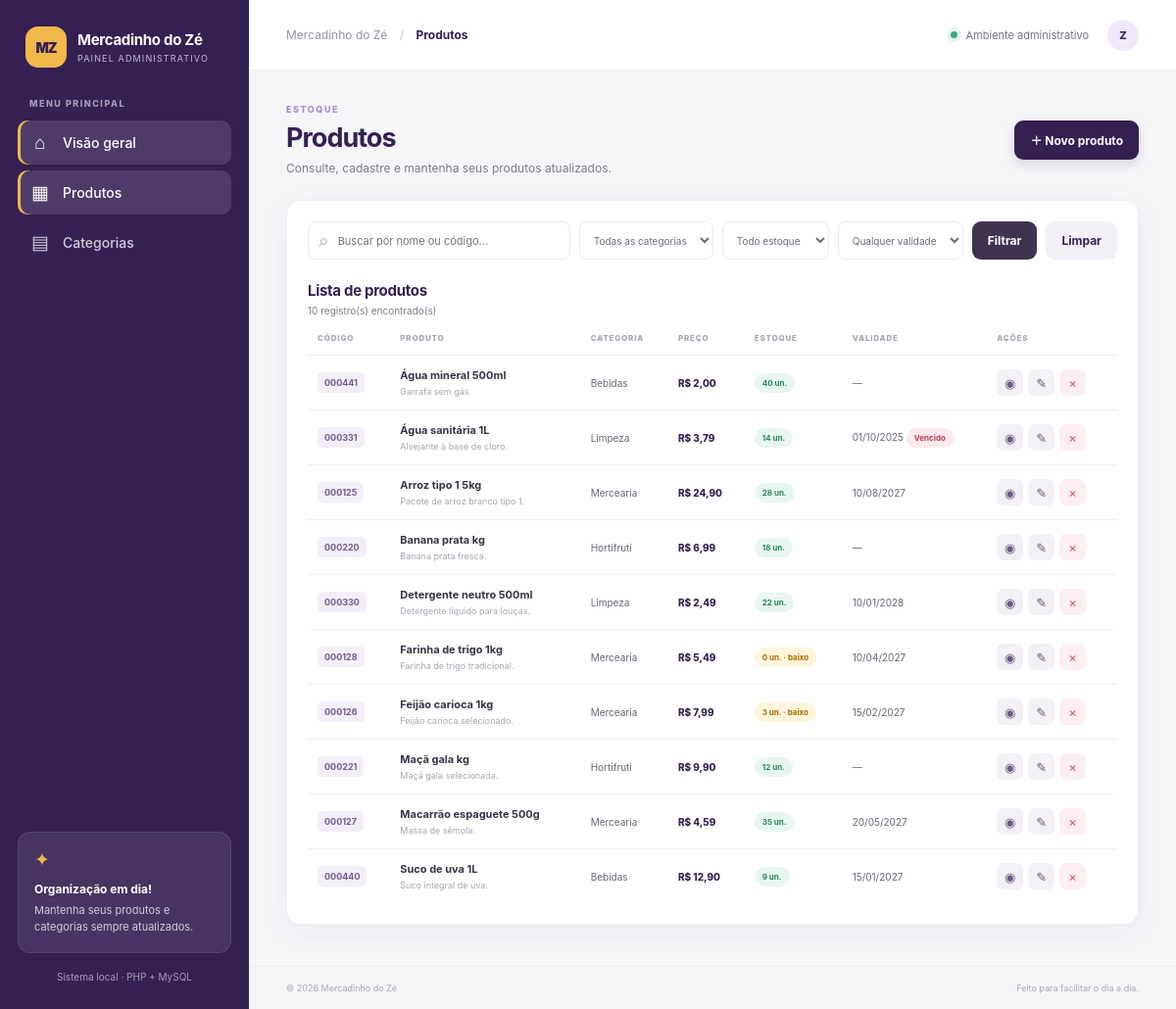
The app's page /produtos/index.php with its own data.
### tables this page shows
CREATE TABLE IF NOT EXISTS produtos (
    id INT AUTO_INCREMENT PRIMARY KEY,
    codigo VARCHAR(30) NOT NULL UNIQUE,
    nome VARCHAR(120) NOT NULL,
    descricao TEXT NULL,
    categoria_id INT NOT NULL,
    preco DECIMAL(10,2) NOT NULL,
    estoque INT NOT NULL DEFAULT 0,
    estoque_minimo INT NOT NULL DEFAULT 0,
    validade DATE NULL,
    CONSTRAINT fk_produtos_categorias FOREIGN KEY (categoria_id)
        REFERENCES categorias(id) ON DELETE RESTRICT ON UPDATE CASCADE,
    CONSTRAINT chk_preco_positivo CHECK (preco > 0),
    CONSTRAINT chk_estoque_nao_negativo CHECK (estoque >= 0),
    CONSTRAINT chk_estoque_min_nao_negativo CHECK (estoque_minimo >= 0)
);

CREATE TABLE IF NOT EXISTS categorias (
    id INT AUTO_INCREMENT PRIMARY KEY,
    nome VARCHAR(80) NOT NULL UNIQUE,
    descricao VARCHAR(255) NULL
);

### includes/functions.php (called while the page is built, shortened)
<?php
function e($valor): string {
    return htmlspecialchars((string)($valor ?? ''), ENT_QUOTES, 'UTF-8');
}
function dinheiro($valor): string {
    return 'R$ ' . number_format((float)$valor, 2, ',', '.');
}

### produtos/index.php (the view, shortened to what this page needs)
<?php
require_once __DIR__ . '/../config/database.php';
$busca=trim($_GET['busca'] ?? ''); $categoria=(int)($_GET['categoria'] ?? 0); $estoque=$_GET['estoque'] ?? ''; $validade=$_GET['validade'] ?? '';
$sql='SELECT p.*, c.nome AS categoria FROM produtos p JOIN categorias c ON c.id=p.categoria_id WHERE 1=1'; $params=[];
$sql.=' ORDER BY p.nome'; $stmt=$pdo->prepare($sql);$stmt->execute($params);$produtos=$stmt->fetchAll();
require __DIR__.'/../includes/header.php';
?>
<div class="welcome-row"><div><div class="eyebrow">ESTOQUE</div><h1>Produtos</h1><p class="muted">Consulte, cadastre e mantenha seus produtos atualizados.</p></div><a class="btn btn-primary" href="form.php">＋ Novo produto</a></div>
<section class="panel"><form class="filters" method="get"><div class="search-box"><span>⌕</span><input type="search" name="busca" placeholder="Buscar por nome ou código..." value="<?= e($busca) ?>"></div><select name="categoria"><option value="0">Todas as categorias</option></select><select name="estoque"><option value="">Todo estoque</option></select><select name="validade"><option value="">Qualquer validade</option></select><button class="btn btn-dark" type="submit">Filtrar</button><a class="btn btn-light" href="index.php">Limpar</a></form>
<div class="panel-heading table-title"><div><h2>Lista de produtos</h2><p><?= count($produtos) ?> registro(s) encontrado(s)</p></div></div>
<?php if(!$produtos): ?><div class="empty-state"><span>⌕</span><strong>Nenhum resultado encontrado</strong><p>Tente alterar a busca ou limpar os filtros.</p></div><?php else: ?><div class="table-wrap"><table><thead><tr><th>CÓDIGO</th><th>PRODUTO</th><th>CATEGORIA</th><th>PREÇO</th><th>ESTOQUE</th><th>VALIDADE</th><th>AÇÕES</th></tr></thead><tbody>
<?php foreach($produtos as $p): $baixo=(int)$p['estoque'] <= (int)$p['estoque_minimo'];$vencido=$p['validade'] && $p['validade']<date('Y-m-d'); ?><tr><td><span class="code-tag"><?= e($p['codigo']) ?></span></td><td><strong><?= e($p['nome']) ?></strong><small class="cell-sub"><?= e(mb_strimwidth($p['descricao'] ?? '',0,48,'…','UTF-8')) ?></small></td><td><?= e($p['categoria']) ?></td><td class="price"><?= dinheiro($p['preco']) ?></td><td><span class="pill <?= $baixo?'pill-warning':'pill-success' ?>"><?= (int)$p['estoque'] ?> un.<?= $baixo?' · baixo':'' ?></span></td><td><?= $p['validade']?date('d/m/Y',strtotime($p['validade'])):'—' ?> <?= $vencido?'<span class="pill pill-danger">Vencido</span>':'' ?></td><td><div class="actions"><a class="action-btn" title="Detalhes" href="detalhes.php?id=<?= $p['id'] ?>">◉</a><a class="action-btn" title="Editar" href="form.php?id=<?= $p['id'] ?>">✎</a><form method="post" action="excluir.php" onsubmit="return confirm('Tem certeza que deseja excluir este produto?')"><input type="hidden" name="csrf_token" value="<?= e(csrfToken()) ?>"><input type="hidden" name="id" value="<?= $p['id'] ?>"><button class="action-btn danger" title="Excluir">×</button></form></div></td></tr><?php endforeach; ?>
</tbody></table></div><?php endif; ?></section>
<?php require __DIR__.'/../includes/footer.php'; ?>

### assets/style.css (style rules this page uses)
:root { --roxo:#352052;--lilas:#A58AD6;--verde:#168A91;--amarelo:#F2B84B;--rosa:#D9536F;--cinza:#DCE3E8;--ink:#272333;--muted:#7e7a89;--surface:#fff;--bg:#f6f5f8;--line:#eeebf1;--shadow:0 8px 28px rgba(53,32,82,.055) }
* { box-sizing:border-box }
body { margin:0;background:var(--bg);color:var(--ink);font-family:Inter,ui-sans-serif,system-ui,-apple-system,"Segoe UI",sans-serif;font-size:14px }
a { color:inherit;text-decoration:none }
button,input,select,textarea { font:inherit }
.welcome-row { display:flex;align-items:center;justify-content:space-between;gap:20px;margin-bottom:25px }
.eyebrow { font-size:9px;font-weight:800;letter-spacing:1.55px;color:var(--lilas);margin-bottom:7px }
.welcome-row h1 { font-size:27px;letter-spacing:-1px;margin:0;color:var(--roxo) }
.muted { color:var(--muted);margin:7px 0 0;font-size:12px }
.btn { border:0;border-radius:9px;min-height:40px;padding:0 16px;display:inline-flex;align-items:center;justify-content:center;gap:7px;font-size:12px;font-weight:750;cursor:pointer;transition:.2s }
.btn-primary { background:var(--roxo);color:#fff;box-shadow:0 5px 12px rgba(53,32,82,.15) }
.btn-dark { background:#40334f;color:white }
.btn-light { background:#f2eff6;color:var(--roxo) }
.stat-card,.panel { background:#fff;border:1px solid var(--line);border-radius:14px;box-shadow:var(--shadow) }
.panel { padding:21px }
.panel-heading { display:flex;align-items:center;justify-content:space-between;gap:12px;margin-bottom:18px }
.panel-heading h2 { font-size:15px;color:var(--roxo);margin:0;letter-spacing:-.3px }
.panel-heading p { font-size:10px;color:var(--muted);margin:5px 0 0 }
.table-wrap { width:100%;overflow-x:auto }
table { width:100%;border-collapse:collapse;white-space:nowrap }
th { text-align:left;color:#aaa4b0;font-size:8px;letter-spacing:.8px;font-weight:800;padding:12px 10px;border-bottom:1px solid var(--line) }
td { padding:13px 10px;border-bottom:1px solid #f2f0f4;font-size:10px;color:#696473 }
tbody tr:last-child td { border-bottom:0 }
td strong { color:#393342;font-size:11px }
.cell-sub { display:block;font-size:9px;color:#aaa4b0;margin-top:4px;max-width:170px;overflow:hidden;text-overflow:ellipsis }
.price { color:var(--roxo);font-weight:800 }
.pill { display:inline-flex;align-items:center;padding:5px 8px;border-radius:20px;font-size:8px;font-weight:750 }
.pill-success { background:#e8f6f0;color:#26865f }
.pill-warning { background:#fff4dc;color:#a46d00 }
.pill-danger { background:#fce9ed;color:#bd3d59 }
.filters { display:flex;gap:9px;align-items:center;flex-wrap:wrap;margin-bottom:22px }
.search-box { height:39px;border:1px solid var(--line);border-radius:8px;display:flex;align-items:center;padding:0 10px;gap:7px;flex:1;min-width:210px }
.search-box span { font-size:19px;color:#aaa }
.search-box input { border:0;outline:0;width:100%;font-size:11px }
.filters select { height:39px;border:1px solid var(--line);border-radius:8px;background:#fff;padding:0 10px;color:#6e6877;font-size:10px;max-width:175px }
.filters .btn { min-height:39px }
.table-title { margin-bottom:5px }
.code-tag { display:inline-block;background:#f3eff8;color:#745b91;border-radius:5px;padding:5px 7px;font-size:9px;font-weight:750 }
.actions { display:flex;align-items:center;gap:5px }
.actions form { margin:0 }
.action-btn { border:0;background:#f3f0f6;color:#6d5a83;width:27px;height:27px;border-radius:7px;display:grid;place-items:center;cursor:pointer;font-size:13px }
.action-btn.danger { color:var(--rosa);background:#fceef1 }
.table-wrap .pill { white-space:nowrap }

### records on screen
produtos: codigo "000441", nome "Água mineral 500ml", descricao "Garrafa sem gás.", categoria.nome "Bebidas", preco "R$ 2,00", estoque "40"
produtos: codigo "000331", nome "Água sanitária 1L", descricao "Alvejante à base de cloro.", categoria.nome "Limpeza", preco "R$ 3,79", estoque "14", validade "01/10/2025", shows "Vencido"
produtos: codigo "000125", nome "Arroz tipo 1 5kg", descricao "Pacote de arroz branco tipo 1.", categoria.nome "Mercearia", preco "R$ 24,90", estoque "28", validade "10/08/2027"
produtos: codigo "000220", nome "Banana prata kg", descricao "Banana prata fresca.", categoria.nome "Hortifruti", preco "R$ 6,99", estoque "18"
produtos: codigo "000330", nome "Detergente neutro 500ml", descricao "Detergente líquido para louças.", categoria.nome "Limpeza", preco "R$ 2,49", estoque "22", validade "10/01/2028"
produtos: codigo "000128", nome "Farinha de trigo 1kg", descricao "Farinha de trigo tradicional.", categoria.nome "Mercearia", preco "R$ 5,49", estoque "0", estoque_minimo "· baixo", validade "10/04/2027"
produtos: codigo "000126", nome "Feijão carioca 1kg", descricao "Feijão carioca selecionado.", categoria.nome "Mercearia", preco "R$ 7,99", estoque "3", estoque_minimo "· baixo", validade "15/02/2027"
produtos: codigo "000221", nome "Maçã gala kg", descricao "Maçã gala selecionada.", categoria.nome "Hortifruti", preco "R$ 9,90", estoque "12"
produtos: codigo "000127", nome "Macarrão espaguete 500g", descricao "Massa de sêmola.", categoria.nome "Mercearia", preco "R$ 4,59", estoque "35", validade "20/05/2027"
produtos: codigo "000440", nome "Suco de uva 1L", descricao "Suco integral de uva.", categoria.nome "Bebidas", preco "R$ 12,90", estoque "9", validade "15/01/2027"

### other values on screen
$tituloPagina "Produtos"
count($produtos) "10"
